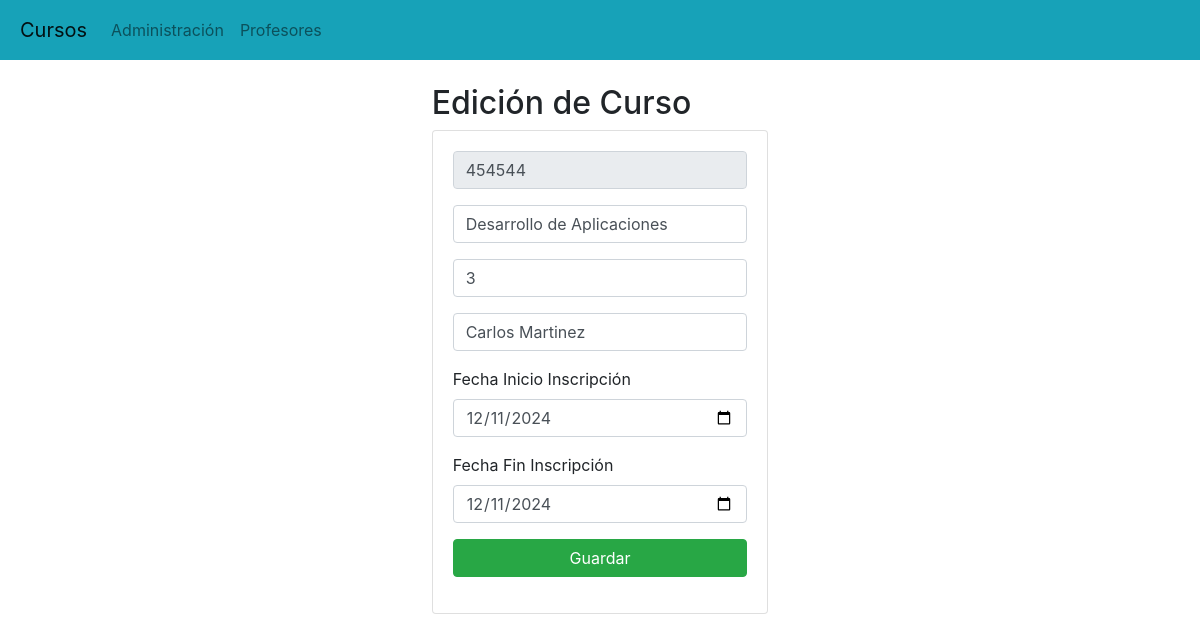
Page /edicionCurso/454544 on the committed database.
### Aplicaciones/Academico/models.py (models this page shows, shortened)
class Curso(models.Model):
    codigo = models.CharField(primary_key=True, max_length=6)
    nombre = models.CharField(max_length=50)
    profesor = models.ForeignKey(Profesor, on_delete=models.CASCADE, related_name="cursos")
    creditos = models.PositiveSmallIntegerField()
    fecha_inicio_inscripcion = models.DateField(null=True, blank=True)
    fecha_fin_inscripcion = models.DateField(null=True, blank=True)

class Profesor(models.Model):
    id = models.AutoField(primary_key=True)  # Esto especifica el campo id como clave primaria
    nombre = models.CharField(max_length=150)
    telefono = models.CharField(max_length=15, blank=True, null=True)
    def __str__(self):
        return self.nombre

### Aplicaciones/Academico/views.py (the view)
# urls.py: path('edicionCurso/<codigo>', views.edicionCurso),
def edicionCurso(request, codigo):
    curso = get_object_or_404(Curso, codigo=codigo)
    fecha_inicio_inscripcion = curso.fecha_inicio_inscripcion.strftime('%Y-%m-%d') if curso.fecha_inicio_inscripcion else ''
    fecha_fin_inscripcion = curso.fecha_fin_inscripcion.strftime('%Y-%m-%d') if curso.fecha_fin_inscripcion else ''
    return render(request, "edicionCurso.html", {
        "curso": curso,
        "fecha_inicio_inscripcion": fecha_inicio_inscripcion,
        "fecha_fin_inscripcion": fecha_fin_inscripcion
    })

### Aplicaciones/Academico/templates/edicionCurso.html (shortened to what this page needs)
{% extends "./base.html" %}
{% block body %}
<div class="row">
    <div class="col-md-4 offset-md-4">
        <h2>Edición de Curso</h2>
        <div class="card">
            <div class="card-body">
                <form action="/editarCurso/" method="POST">{% csrf_token %}
                    <div class="form-group">
                        <input type="text" id="txtCodigo" name="txtCodigo" value="{{curso.codigo}}" class="form-control"
                            placeholder="Código" minlength="6" maxlength="6" readonly required>
                    </div>
                    <div class="form-group">
                        <input type="text" id="txtNombre" name="txtNombre" value="{{curso.nombre}}" class="form-control"
                            placeholder="Nombre" maxlength="50" required>
                    </div>
                    <div class="form-group">
                        <input type="number" id="numCreditos" name="numCreditos" value="{{curso.creditos}}"
                            class="form-control" min="1" max="9" required>
                    </div>
                    <div class="form-group">
                        <input type="text" id="txtProfesor" name="txtProfesor" value="{{curso.profesor}}"
                            class="form-control" placeholder="Profesor" maxlength="100" required>
                    </div>
                    <div class="form-group">
                        <label for="fechaInicioInscripcion">Fecha Inicio Inscripción</label>
                        <input type="date" id="fechaInicioInscripcion" name="fechaInicioInscripcion"
                            value="{{ fecha_inicio_inscripcion }}" class="form-control" required>
                    </div>
                    <div class="form-group">
                        <label for="fechaFinInscripcion">Fecha Fin Inscripción</label>
                        <input type="date" id="fechaFinInscripcion" name="fechaFinInscripcion"
                            value="{{ fecha_fin_inscripcion }}" class="form-control" required>
                    </div>
                    <div class="form-group">
                        <button type="submit" class="btn btn-success btn-block text-white">Guardar</button>
                    </div>
                </form>
            </div>
        </div>
    </div>
</div>
{% endblock %}

### Aplicaciones/Academico/static/css/gestionCursos.css (style rules this page uses)
.row { margin: 0px; padding: 0; }

### rows in the picture
Curso: txtCodigo "454544", txtNombre "Desarrollo de Aplicaciones", numCreditos "3", txtProfesor "Carlos Martinez"
